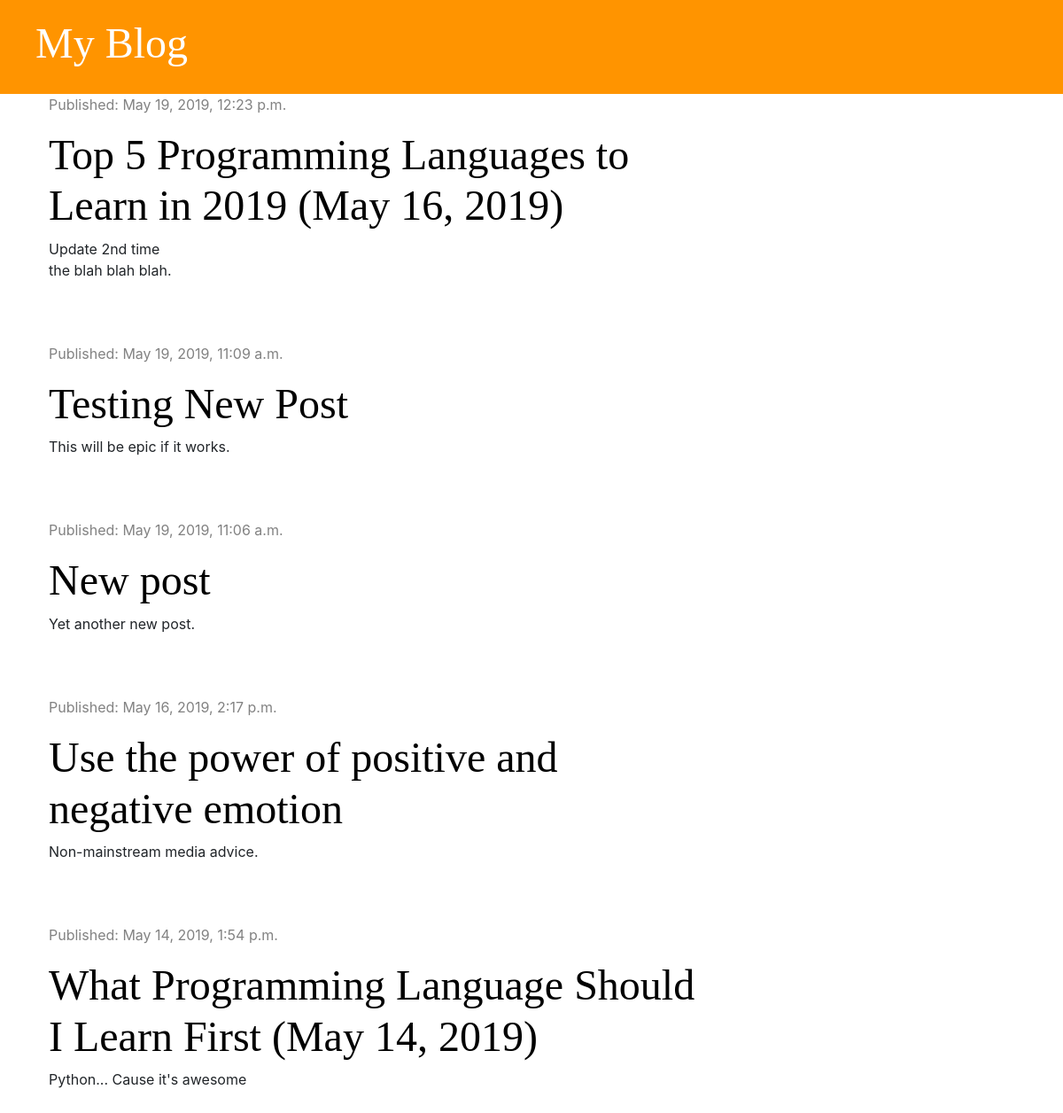
Before: / with the older database file.
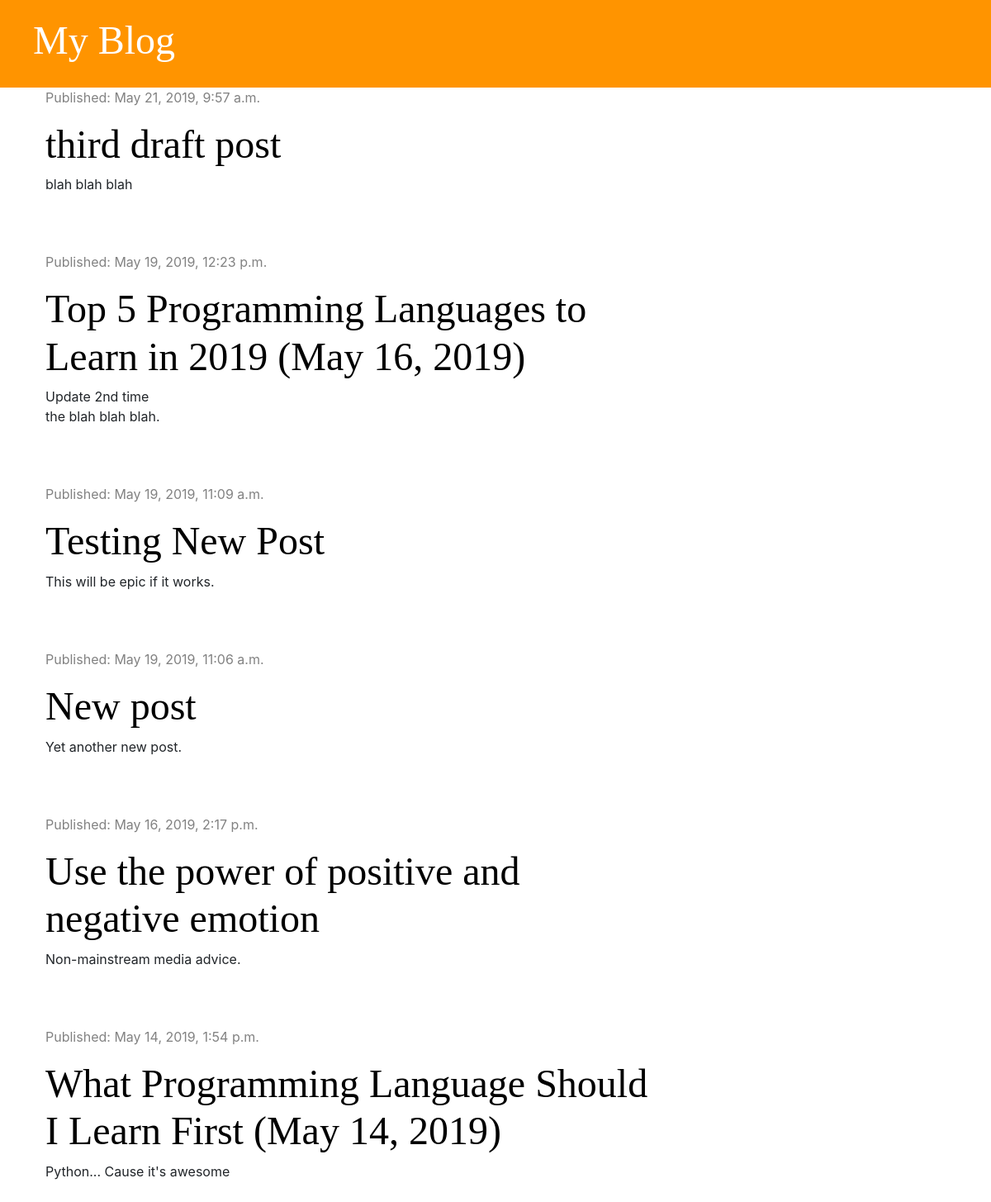
After: the same page with the newer database file.
### blog/models.py (models this page shows, shortened)
class Post(models.Model):
    author = models.ForeignKey('auth.User', on_delete=models.CASCADE)
    title = models.CharField(max_length=200)
    text = models.TextField()
    created_date = models.DateTimeField(default=timezone.now)
    published_date = models.DateTimeField(blank=True, null=True)

### blog/views.py (the view)
# urls.py: path('', views.post_list, name='post_list'),
def post_list(request):
    posts = Post.objects.filter(published_date__lte=timezone.now()).order_by('-published_date')
    stuff_for_frontend = {'posts': posts}
    return render(request, 'blog/post_list.html', stuff_for_frontend)

### blog/templates/blog/post_list.html
{% extends 'blog/base.html' %}
{% block content %}
    {% for post in posts %}
        <div class="post">
            <div class="date">
                <p>Published: {{ post.published_date }}</p>
            </div>
            <h1><a href="{% url 'post_detail' pk=post.pk %}">{{ post.title }}</a></h1>
            <p>{{ post.text|linebreaksbr }}</p>
        </div>
    {% endfor %}
{% endblock %}

Changed rows visible on the page:
added Post: published_date "May 21, 2019, 9:57 a.m.", title "third draft post", text "blah blah blah"
